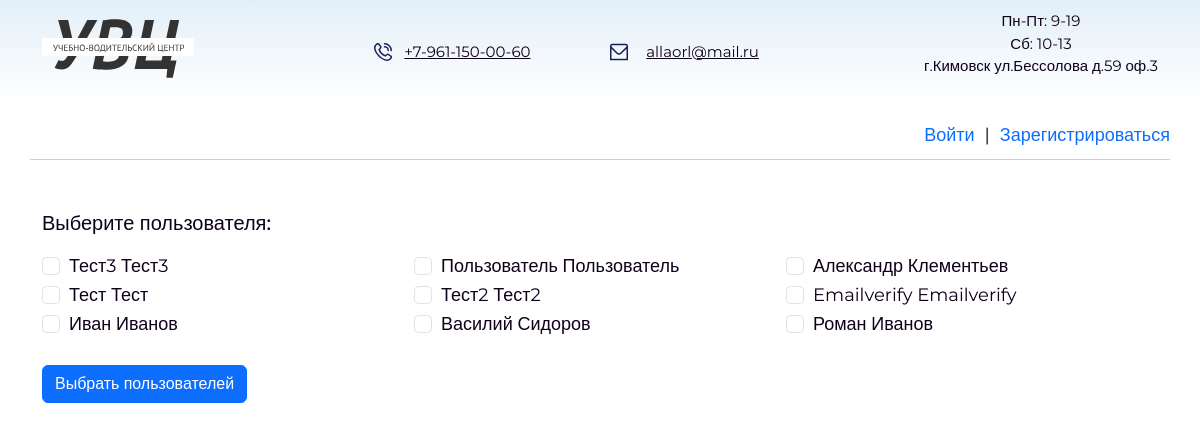
Before: /users/user_profile/teacher_notice/ with the older database file.
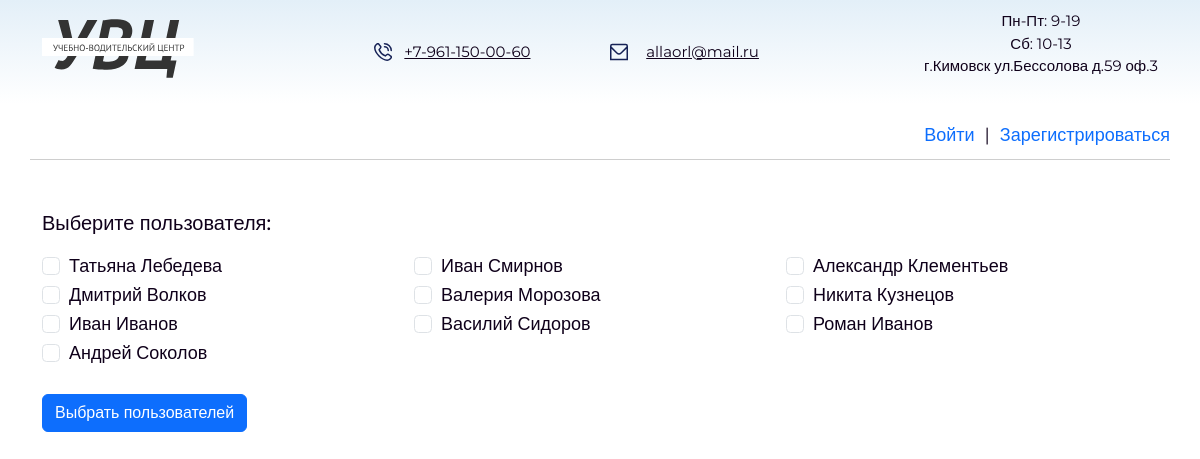
After: the same page with the newer database file.
### users/models.py (models this page shows)
class User(AbstractUser):
    email = models.EmailField(
        _('email address'),
        unique=True,
    )
    email_verify = models.BooleanField(default=False)
    surname = models.CharField(max_length=255, blank=True, null=True)
    phone = models.CharField(max_length=255, blank=True, null=True)
    USERNAME_FIELD = 'email'
    REQUIRED_FIELDS = []

### users/views.py (the view)
# urls.py: path('user_profile/teacher_notice/', teacher_notice, name='teacher_notice'),
def  teacher_notice(request):
    group = Group.objects.get(id=2)
    users_sorted = User.objects.filter(email_verify=True, groups=group)
    context = {'users': users_sorted}
    return render(request, 'teacher_notice.html', context)

### templates/teacher_notice.html (shortened to what this page needs)
{% extends 'base_instructor.html' %}
{% block content%}
{% load static %}
<div class="container">
<form method="post" id="users-mes-form">
    <div class="title-notation">Выберите пользователя:</div>
    {% if users %}
        <ul class="list-users">
            {% for user in users %}
                <li>
                    <div class="form-check">
                        <input class="form-check-input" type="checkbox" name="user_radio" id="user_{{ user.id }}" value="{{ user.id }}">
                        <label class="form-check-label" for="user_{{ user.id }}">
                            {{ user.first_name }} {{ user.last_name }}
                        </label>
                    </div>
                </li>
            {% endfor %}
        </ul>
        <button type="button" class="btn btn-primary" data-bs-toggle='modal' data-bs-target='#exampleModal'>Выбрать пользователей</button>
    {% else %}
        <p>Нет пользователей</p>
    {% endif %}
</form>
{% endblock %}

### templates/base_instructor.html (shortened to what this page needs)
{% load static %}
<!DOCTYPE html>
<html lang="ru">
<head>
    <link href="https://cdn.jsdelivr.net/npm/bootstrap@5.3.3/dist/css/bootstrap.min.css" rel="stylesheet">
    <link rel="stylesheet" href="{% static 'css/main.css' %}">
</head>
<body>
    <header>
        <div class="container">
            <div class="header-els">
                <div class="header-icon">
                    <img src="{% static 'img/logo.svg' %}" alt="logo" class="logo">
                </div>
                <div class="contacts">
                    <a href="tel:+7-961-150-00-60" class="item-menu menu-bg tel-menu">+7-961-150-00-60</a>
                    <a href="mailto:allaorl@mail.ru" class="item-menu menu-bg mail-menu">allaorl@mail.ru</a>
                </div>
                <p class="text-menu">Пн-Пт: 9-19 <br> Сб: 10-13 <br>
                    г.Кимовск ул.Бессолова д.59 оф.3 </p>
            </div>
        </div>
    </header>
    <main>
        <nav class="navbar navbar-expand-lg">
            <div class="container container-fluid nav">
                <div class="collapse navbar-collapse" id="navbarSupportedContent">
                    <div class="d-flex">
                        {% if user.is_authenticated %}
                            <a href="{% url 'logout' %}" aria-current="page" class="nav-link img-exit nav-exit">Выйти</a>
                        {% else %}
                            <a href="{% url 'login' %}" aria-current="page" class="nav-login" >Войти </a>|<a href="{% url 'register' %}" class="nav-login" > Зарегистрироваться</a>
                        {% endif %}
                    </div>
                </div>
            </div>
        </nav>
    </main>
    {% block content %}
    {% endblock %}
</body>
</html>

### static/css/main.css (style rules this page uses)
body { font-family: 'Montserrat', sans-serif; color: #0F001A; font-size: 18px; padding: 0; margin: 0; background: rgb(255,255,255); }
header { background: linear-gradient(0deg, rgba(255,255,255,1) 0%, rgba(227,239,248,1) 100%); }
.header-els { display: flex; align-items: center; justify-content: space-between; padding: 10px 0; font-size: 15px; text-align: center; }
.contacts { display: grid; grid-template-columns: 1fr 1fr; gap: 100px; }
.nav-login { text-decoration: none; }
.nav-login:last-child { padding-left: 10px; }
.nav-login:not(:last-child) { padding-right: 10px; }
.nav { border-bottom: 1.5px solid rgb(206 206 206); padding: 10px 0; }
.navbar>.container, .navbar>.container-fluid, .navbar>.container-lg, .navbar>.container-md, .navbar>.container-sm, .navbar>.container-xl, .navbar>.container-xxl { justify-content: end; }
.item-menu { margin: 0 35px; text-decoration: none; color: #0F001A; }
.tel-menu { padding-left: 30px; background-image: url(../img/phone-call-free-icon-font.svg); }
.mail-menu { padding-left: 30px; background-image: url(../img/envelope-free-icon-font.svg); }
.menu-bg { text-decoration: underline; margin-right: 24px; background-position: 0 center; background-repeat: no-repeat; display: inline-block; }
.title-notation { margin-top: 40px; font-weight: 500; font-size: 20px; display: flex; align-items: center; }
.list-users { display: grid; grid-template-columns: 1fr 1fr 1fr; margin-bottom: 25px; list-style-type: none; margin-top: 15px; padding: 0; }
@media (max-width: 1200px) { .contacts { gap: 20px; } }

Changed rows visible on the page:
changed User: first_name "Тест3" → "Татьяна"; last_name "Тест3" → "Лебедева"
changed User: first_name "Пользователь" → "Иван"; last_name "Пользователь" → "Смирнов"
changed User: first_name "Тест" → "Дмитрий"; last_name "Тест" → "Волков"
changed User: first_name "Тест2" → "Валерия"; last_name "Тест2" → "Морозова"
changed User: first_name "Emailverify" → "Никита"; last_name "Emailverify" → "Кузнецов"
now on this page (row edited): User: first_name "Андрей", last_name "Соколов"
